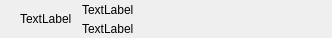
<?xml version="1.0" encoding="UTF-8"?>
<ui version="4.0">
 <class>ZContackItemWidget</class>
 <widget class="QWidget" name="ZContackItemWidget">
  <property name="geometry">
   <rect>
    <x>0</x>
    <y>0</y>
    <width>332</width>
    <height>38</height>
   </rect>
  </property>
  <property name="windowTitle">
   <string>Form</string>
  </property>
  <layout class="QHBoxLayout" name="horizontalLayout_3">
   <property name="spacing">
    <number>0</number>
   </property>
   <property name="leftMargin">
    <number>0</number>
   </property>
   <property name="topMargin">
    <number>0</number>
   </property>
   <property name="rightMargin">
    <number>0</number>
   </property>
   <property name="bottomMargin">
    <number>0</number>
   </property>
   <item>
    <spacer name="horizontalSpacer_4">
     <property name="orientation">
      <enum>Qt::Horizontal</enum>
     </property>
     <property name="sizeType">
      <enum>QSizePolicy::Minimum</enum>
     </property>
     <property name="sizeHint" stdset="0">
      <size>
       <width>20</width>
       <height>20</height>
      </size>
     </property>
    </spacer>
   </item>
   <item>
    <widget class="QLabel" name="label">
     <property name="text">
      <string>TextLabel</string>
     </property>
    </widget>
   </item>
   <item>
    <spacer name="horizontalSpacer">
     <property name="orientation">
      <enum>Qt::Horizontal</enum>
     </property>
     <property name="sizeType">
      <enum>QSizePolicy::Fixed</enum>
     </property>
     <property name="sizeHint" stdset="0">
      <size>
       <width>10</width>
       <height>20</height>
      </size>
     </property>
    </spacer>
   </item>
   <item>
    <layout class="QVBoxLayout" name="verticalLayout">
     <property name="spacing">
      <number>0</number>
     </property>
     <item>
      <layout class="QHBoxLayout" name="horizontalLayout">
       <property name="spacing">
        <number>0</number>
       </property>
       <item>
        <widget class="QLabel" name="labelName">
         <property name="sizePolicy">
          <sizepolicy hsizetype="Expanding" vsizetype="Preferred">
           <horstretch>0</horstretch>
           <verstretch>0</verstretch>
          </sizepolicy>
         </property>
         <property name="text">
          <string>TextLabel</string>
         </property>
        </widget>
       </item>
      </layout>
     </item>
     <item>
      <layout class="QHBoxLayout" name="horizontalLayout_2">
       <property name="spacing">
        <number>0</number>
       </property>
       <item>
        <widget class="QLabel" name="labelName2">
         <property name="sizePolicy">
          <sizepolicy hsizetype="Expanding" vsizetype="Preferred">
           <horstretch>0</horstretch>
           <verstretch>0</verstretch>
          </sizepolicy>
         </property>
         <property name="text">
          <string>TextLabel</string>
         </property>
        </widget>
       </item>
      </layout>
     </item>
    </layout>
   </item>
  </layout>
 </widget>
 <resources/>
 <connections/>
</ui>
